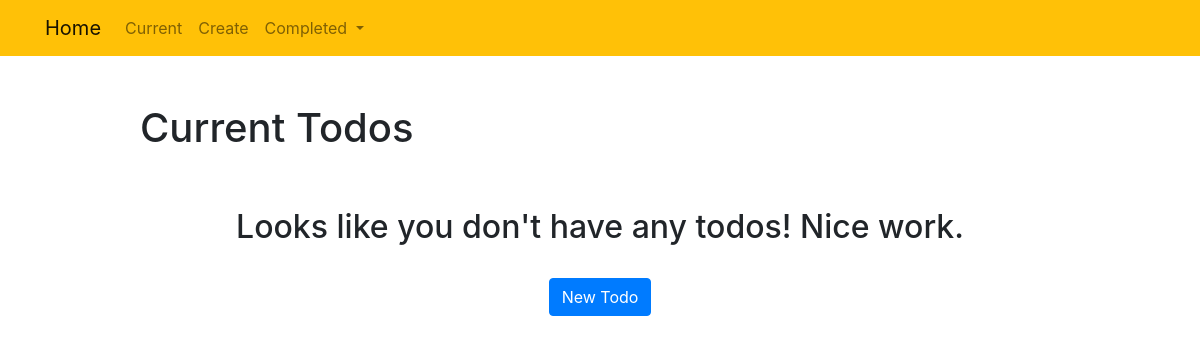
/catcurrenttodo/Delivery 4Q23, run on an earlier commit of the app's database.
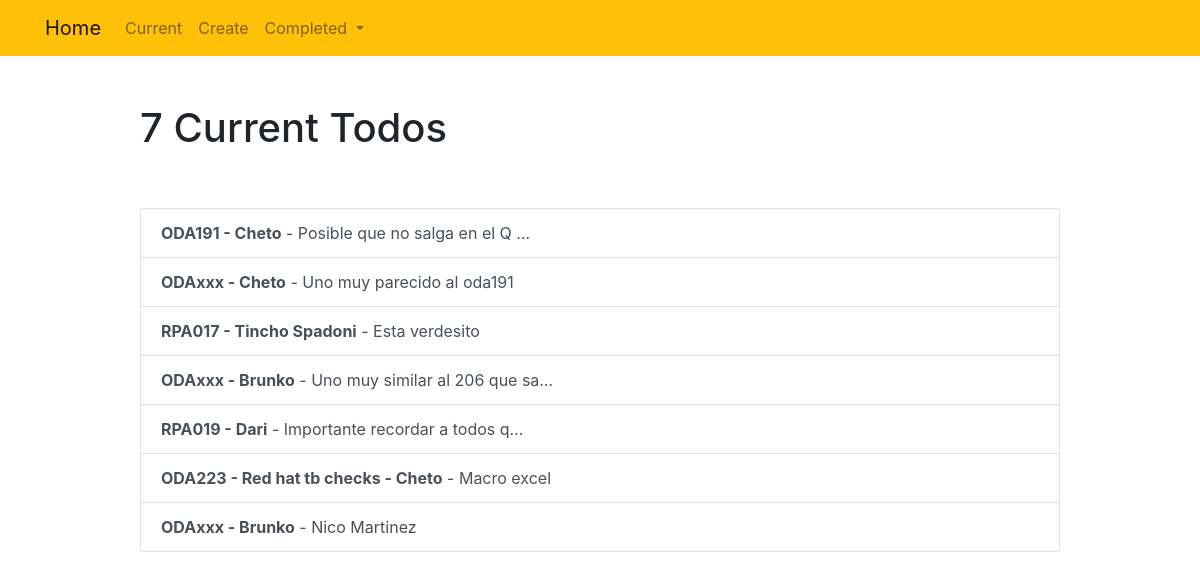
And on a later commit of the database.
### todos/models.py (models this page shows, shortened)
class Todo(models.Model):
	category = models.CharField(max_length=100, blank=True)
	title = models.CharField(max_length=100)
	memo = models.TextField(blank=True)
	created = models.DateTimeField(auto_now_add=True)
	datecompleted = models.DateTimeField(null=True, blank=True)
	important = models.BooleanField(default=False)

### todos/views.py (the view)
# urls.py: path('catcurrenttodo/<category>', views.catcurrenttodo ,name='catcurrenttodo'),
def catcurrenttodo(request, category):
	todos = Todo.objects.filter(datecompleted__isnull=True, category=category)
	params = {'todos':todos}
	return render(request, 'todos/catcurrenttodo.html', params)

### todos/templates/todos/catcurrenttodo.html
{% extends 'todos/base.html' %}
{% block content %}
    <div class="row justify-content-center mt-5">
        <div class="col-md-10">
            {% if todos %}
                 <h1>{{ todos.count }} Current Todo{{ todos.count|pluralize }}</h1>
            {% else %}
                           <h1>Current Todos</h1>
            {% endif %}
        </div>
    </div>
    <div class="row justify-content-center mt-5">
        <div class="col-md-10" style="height: 450px; overflow: scroll;">
        {% if todos %}
            <div class="list-group">
                {% for todo in todos %}
                    <a href="{% url 'viewtodo' todo.id %}" class="list-group-item list-group-item-action{% if todo.important %} list-group-item-success{% endif %}"><b>{{ todo.title }}</b>{% if todo.memo %} - {{ todo.memo|truncatechars:30 }}{% endif %}</a>
                {% endfor %}
            </div>
        {% else %}
            <div class="text-center">
                <h2>Looks like you don't have any todos! Nice work.</h2>
            <br>
            <a role="button" class="btn btn-primary" href="{% url 'create' %}">New Todo</a>
            </div>
        {% endif %}
        </div>
    </div>
{% endblock %}

What changed in the data, as far as the page shows it:
now on this page (row edited): Todo: title "ODA191 - Cheto", memo "Posible que no salga en el Q …"
now on this page (row edited): Todo: title "ODAxxx - Cheto", memo "Uno muy parecido al oda191"
now on this page (row edited): Todo: title "RPA017 - Tincho Spadoni", memo "Esta verdesito"
now on this page (row edited): Todo: title "ODAxxx - Brunko", memo "Uno muy similar al 206 que sa…"
now on this page (row edited): Todo: title "RPA019 - Dari", memo "Importante recordar a todos q…"
added Todo: title "ODA223 - Red hat tb checks - Cheto", memo "Macro excel"
added Todo: title "ODAxxx - Brunko", memo "Nico Martinez"
Also different on the page:
{{ todos.count }}: (not shown) → "7"
text no longer shown: "Current Todos Looks like you don't have any todos! Nice work. New Todo"
text now shown: "Current Todo"
